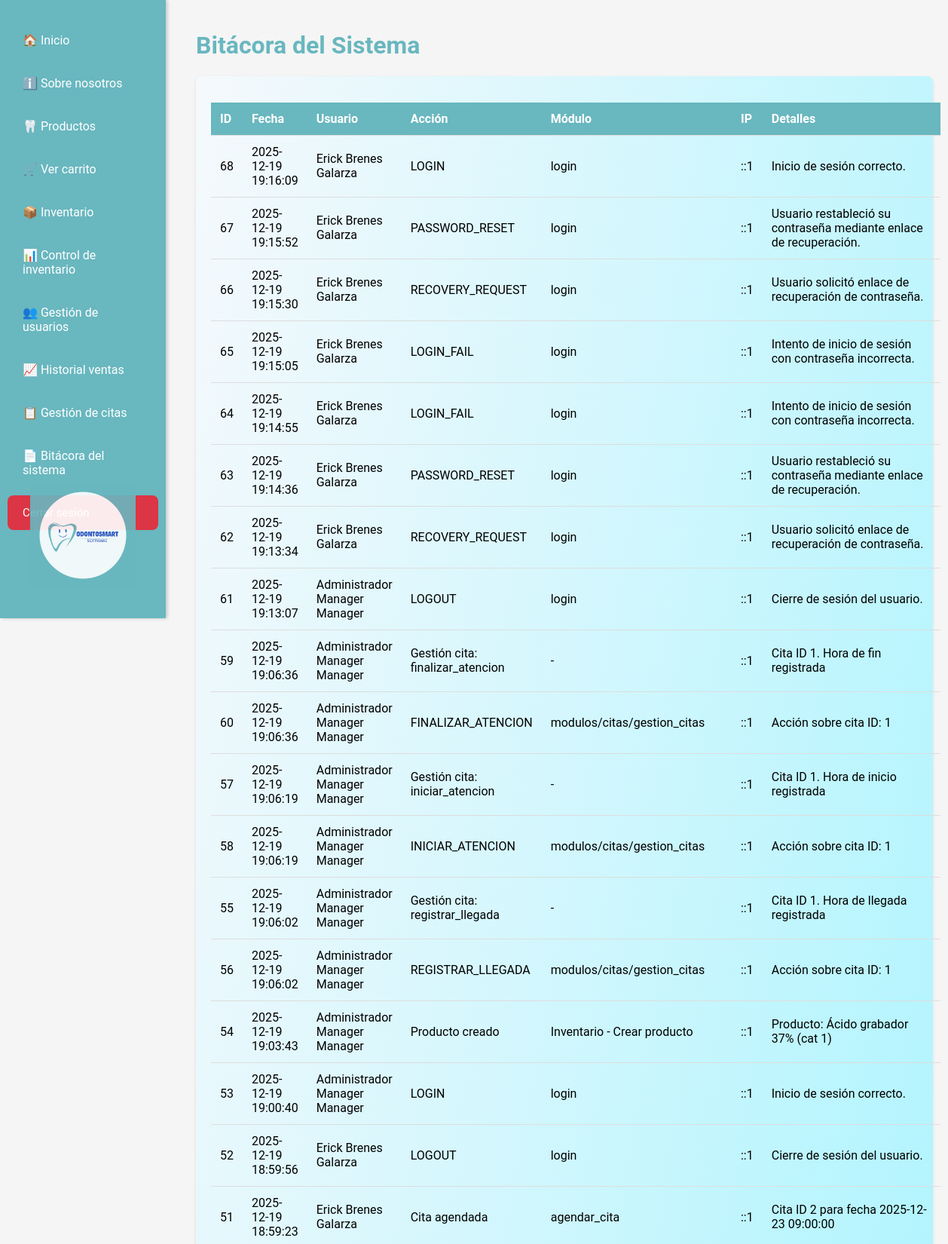
The page /modulos/bitacora/bitacora_sistema.php (signed in, upper part) on the database its author committed.
### tables this page shows
CREATE TABLE `bitacoras` (
  `id_bitacora` bigint NOT NULL,
  `id_usuario` int DEFAULT NULL,
  `accion` varchar(100) NOT NULL,
  `modulo` varchar(100) DEFAULT NULL,
  `fecha` datetime DEFAULT CURRENT_TIMESTAMP,
  `ip` varchar(45) DEFAULT NULL,
  `user_agent` varchar(255) DEFAULT NULL,
  `detalles` text
);

### modulos/bitacora/bitacora_sistema.php (the view, shortened to what this page needs)
<?php
require '../../config/conexion.php';
$bitacoras = [];
try {
    $sql = "
        SELECT
            b.id_bitacora,
            b.fecha,
            b.accion,
            b.modulo,
            b.ip,
            b.user_agent,
            b.detalles,
            CONCAT(
                u.nombre,
                ' ',
                COALESCE(u.apellido1, ''),
                ' ',
                COALESCE(u.apellido2, '')
            ) AS usuario
        FROM bitacoras b
        LEFT JOIN usuarios u ON b.id_usuario = u.id_usuario
        ORDER BY b.fecha DESC
        LIMIT 200
    ";
    $resultado = $conn->query($sql);
    $bitacoras = $resultado->fetch_all(MYSQLI_ASSOC);
} catch (Throwable $e) {
    $errorCarga = true;
}
?>
<!DOCTYPE html>
<html lang="es">
<head>
    <link rel="stylesheet" href="../../assets/css/sidebar.css">
    <link rel="stylesheet" href="../../assets/css/bitacora_sistema.css">
</head>
<body>
<div class="sidebar">
    <?php include('../../views/sidebar.php'); ?>
</div>
<div class="content">
    <h1 style="color:#69B7BF;">Bitácora del Sistema</h1>
    <div class="seccion">
        <table>
            <thead>
                <tr>
                    <th>ID</th>
                    <th>Fecha</th>
                    <th>Usuario</th>
                    <th>Acción</th>
                    <th>Módulo</th>
                    <th>IP</th>
                    <th>Detalles</th>
                </tr>
            </thead>
            <tbody>
                <?php foreach ($bitacoras as $b): ?>
                <tr>
                    <td><?= $b['id_bitacora'] ?></td>
                    <td><?= $b['fecha'] ?></td>
                    <td><?= htmlspecialchars($b['usuario'] ?? 'Sistema') ?></td>
                    <td><?= htmlspecialchars($b['accion']) ?></td>
                    <td><?= htmlspecialchars($b['modulo'] ?? '-') ?></td>
                    <td><?= htmlspecialchars($b['ip'] ?? '-') ?></td>
                    <td><?= htmlspecialchars($b['detalles'] ?? '-') ?></td>
                </tr>
                <?php endforeach; ?>
            </tbody>
        </table>
    </div>
</div>
</body>
</html>

### assets/css/sidebar.css (style rules this page uses)
.sidebar { width: 220px; background-color: #69B7BF; height: 100vh; padding-top: 20px; position: fixed; box-shadow: 2px 0 5px rgba(0,0,0,0.1); transition: width 0.3s ease; top: 0; left: 0; }

### assets/css/bitacora_sistema.css (style rules this page uses)
body { font-family: 'Roboto', Arial, sans-serif; margin: 0; padding: 0; background: #f5f5f5; }
.content { margin-left: 240px; padding: 20px; }
.seccion { background: linear-gradient(to bottom right, #f5f9fc, #8ef2ffff); padding: 20px; margin: 15px 0; border-radius: 8px; box-shadow: 0 2px 4px rgba(0,0,0,0.1); }
table { width: 100%; border-collapse: collapse; margin: 15px 0; }
th, td { padding: 12px; text-align: left; border-bottom: 1px solid #ddd; }
th { background: #69B7BF; color: white; }

### rows shown on the page
bitacoras: id_bitacora "68", fecha "2025-12-19 19:16:09", usuario "Erick Brenes Galarza", accion "LOGIN", modulo "login", ip "::1", detalles "Inicio de sesión correcto."
bitacoras: id_bitacora "67", fecha "2025-12-19 19:15:52", usuario "Erick Brenes Galarza", accion "PASSWORD_RESET", modulo "login", ip "::1", detalles "Usuario restableció su contraseña mediante enlace de recuperación."
bitacoras: id_bitacora "66", fecha "2025-12-19 19:15:30", usuario "Erick Brenes Galarza", accion "RECOVERY_REQUEST", modulo "login", ip "::1", detalles "Usuario solicitó enlace de recuperación de contraseña."
bitacoras: id_bitacora "65", fecha "2025-12-19 19:15:05", usuario "Erick Brenes Galarza", accion "LOGIN_FAIL", modulo "login", ip "::1", detalles "Intento de inicio de sesión con contraseña incorrecta."
bitacoras: id_bitacora "64", fecha "2025-12-19 19:14:55", usuario "Erick Brenes Galarza", accion "LOGIN_FAIL", modulo "login", ip "::1", detalles "Intento de inicio de sesión con contraseña incorrecta."
bitacoras: id_bitacora "63", fecha "2025-12-19 19:14:36", usuario "Erick Brenes Galarza", accion "PASSWORD_RESET", modulo "login", ip "::1", detalles "Usuario restableció su contraseña mediante enlace de recuperación."
bitacoras: id_bitacora "62", fecha "2025-12-19 19:13:34", usuario "Erick Brenes Galarza", accion "RECOVERY_REQUEST", modulo "login", ip "::1", detalles "Usuario solicitó enlace de recuperación de contraseña."
bitacoras: id_bitacora "61", fecha "2025-12-19 19:13:07", usuario "Administrador Manager Manager", accion "LOGOUT", modulo "login", ip "::1", detalles "Cierre de sesión del usuario."
bitacoras: id_bitacora "59", fecha "2025-12-19 19:06:36", usuario "Administrador Manager Manager", accion "Gestión cita: finalizar_atencion", modulo "-", ip "::1", detalles "Cita ID 1. Hora de fin registrada"
bitacoras: id_bitacora "60", fecha "2025-12-19 19:06:36", usuario "Administrador Manager Manager", accion "FINALIZAR_ATENCION", modulo "modulos/citas/gestion_citas", ip "::1", detalles "Acción sobre cita ID: 1"
bitacoras: id_bitacora "57", fecha "2025-12-19 19:06:19", usuario "Administrador Manager Manager", accion "Gestión cita: iniciar_atencion", modulo "-", ip "::1", detalles "Cita ID 1. Hora de inicio registrada"
bitacoras: id_bitacora "58", fecha "2025-12-19 19:06:19", usuario "Administrador Manager Manager", accion "INICIAR_ATENCION", modulo "modulos/citas/gestion_citas", ip "::1", detalles "Acción sobre cita ID: 1"
bitacoras: id_bitacora "55", fecha "2025-12-19 19:06:02", usuario "Administrador Manager Manager", accion "Gestión cita: registrar_llegada", modulo "-", ip "::1", detalles "Cita ID 1. Hora de llegada registrada"
bitacoras: id_bitacora "56", fecha "2025-12-19 19:06:02", usuario "Administrador Manager Manager", accion "REGISTRAR_LLEGADA", modulo "modulos/citas/gestion_citas", ip "::1", detalles "Acción sobre cita ID: 1"
bitacoras: id_bitacora "54", fecha "2025-12-19 19:03:43", usuario "Administrador Manager Manager", accion "Producto creado", modulo "Inventario - Crear producto", ip "::1", detalles "Producto: Ácido grabador 37% (cat 1)"
bitacoras: id_bitacora "53", fecha "2025-12-19 19:00:40", usuario "Administrador Manager Manager", accion "LOGIN", modulo "login", ip "::1", detalles "Inicio de sesión correcto."
bitacoras: id_bitacora "52", fecha "2025-12-19 18:59:56", usuario "Erick Brenes Galarza", accion "LOGOUT", modulo "login", ip "::1", detalles "Cierre de sesión del usuario."
bitacoras: id_bitacora "51", fecha "2025-12-19 18:59:23", usuario "Erick Brenes Galarza", accion "Cita agendada", modulo "agendar_cita", ip "::1", detalles "Cita ID 2 para fecha 2025-12-23 09:00:00"
